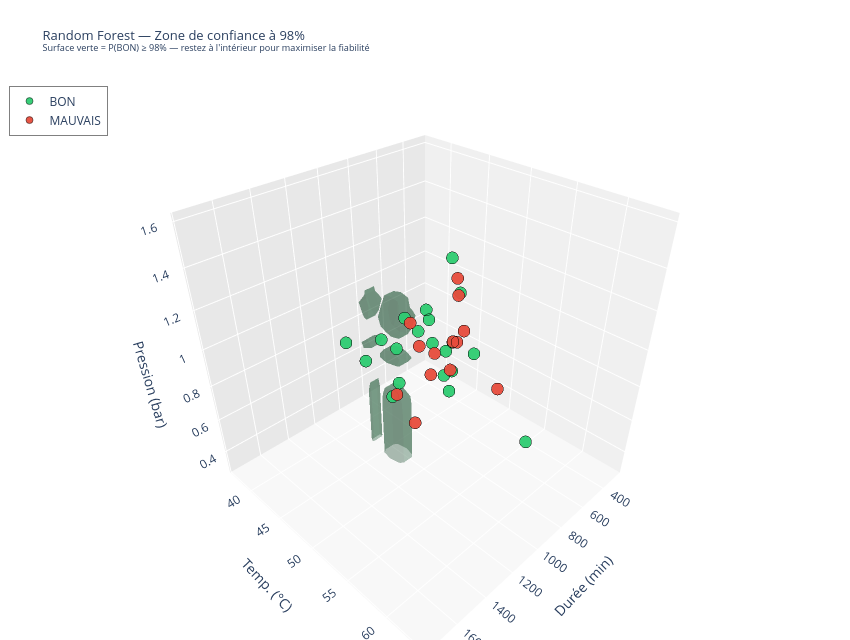

Notebook source saved alongside this figure:
### Markdown cell above
## 12b. Zone de validité 3D — Random Forest à 98% de confiance

Vue 3D interactive (rotation, zoom, hover) de la zone où P(BON) ≥ 98%.  
Restez **à l'intérieur** de la surface verte pour maximiser la fiabilité du produit.

### Code cell
import warnings
warnings.filterwarnings('ignore')

# rf_final, scaler, grid_scaled, grid_orig, X_raw, y, df déjà disponibles (sections précédentes)

Z_proba = rf_final.predict_proba(grid_scaled)[:, 1].reshape(xx0.shape)

fig_v = go.Figure()

# ── Isosurface à 98% de confiance ─────────────────────────────────────────────
fig_v.add_trace(go.Isosurface(
    x=grid_orig[:, 0].flatten(),
    y=grid_orig[:, 1].flatten(),
    z=grid_orig[:, 2].flatten(),
    value=Z_proba.flatten(),
    isomin=0.90, isomax=1,
    surface_count=1,
    colorscale=[[0, '#1a5632'], [1, '#1a5632']],
    showscale=False,
    opacity=0.35,
    name='Zone BON ≥ 98%',
    caps=dict(x_show=False, y_show=False, z_show=False),
))

# ── Points réels ──────────────────────────────────────────────────────────────
for label_val, label_name, color in [(1, 'BON', '#2ecc71'), (0, 'MAUVAIS', '#e74c3c')]:
    mask = y == label_val
    fig_v.add_trace(go.Scatter3d(
        x=X_raw[mask, 0], y=X_raw[mask, 1], z=X_raw[mask, 2],
        mode='markers', name=label_name,
        marker=dict(size=7, color=color, opacity=0.95, line=dict(color='black', width=0.5)),
        text=df.loc[mask, 'Lot'].astype(str),
        hovertemplate='<b>Lot %{text}</b><br>Durée: %{x:.0f} min<br>Temp: %{y:.2f} °C<br>Pression: %{z:.3f} bar<extra>%{fullData.name}</extra>',
    ))

fig_v.update_layout(
    title=dict(
        text='Random Forest — Zone de confiance à 98%<br>'
             '<sup>Surface verte = P(BON) ≥ 98% — restez à l\'intérieur pour maximiser la fiabilité</sup>',
        font=dict(size=13),
    ),
    scene=dict(
        xaxis_title='Durée (min)', yaxis_title='Temp. (°C)', zaxis_title='Pression (bar)',
        xaxis=dict(backgroundcolor='#f0f0f0'),
        yaxis=dict(backgroundcolor='#e8e8e8'),
        zaxis=dict(backgroundcolor='#f8f8f8'),
    ),
    legend=dict(x=0.01, y=0.99, bgcolor='rgba(255,255,255,0.8)', bordercolor='grey', borderwidth=1),
    width=850, height=640,
    margin=dict(l=0, r=0, t=80, b=0),
)
fig_v.show()

### Figure 1 — Plotly figure (JSON) as saved in the notebook; plotly's stock layout.template omitted (floating-point values rounded to 4 significant figures; data arrays with more than 128 entries replaced by an {"elided": "..."} marker saying what was removed)
{"data": [{"caps": {"x": {"show": false}, "y": {"show": false}, "z": {"show": false}}, "colorscale": [[0, "#1a5632"], [1, "#1a5632"]], "isomax": 1, "isomin": 0.9, "name": "Zone BON ≥ 98%", "opacity": 0.35, "showscale": false, "surface": {"count": 1}, "type": "isosurface", "value": {"elided": "15625 float values"}, "x": {"elided": "15625 float values"}, "y": {"elided": "15625 float values"}, "z": {"elided": "15625 float values"}}, {"hovertemplate": "<b>Lot %{text}</b><br>Durée: %{x:.0f} min<br>Temp: %{y:.2f} °C<br>Pression: %{z:.3f} bar<extra>%{fullData.name}</extra>", "marker": {"color": "#2ecc71", "line": {"color": "black", "width": 0.5}, "opacity": 0.95, "size": 7}, "mode": "markers", "name": "BON", "text": ["25060446", "25110702", "25200590", "26020520", "26130338", "26160263", "25020346", "25050370", "25050372", "25060444", "25060445", "25060447", "25110700", "25110701", "25110704", "25140527", "26040643", "26160264", "25190285", "25020345"], "type": "scatter3d", "x": [1472.0, 560.0, 1054.0, 741.0, 721.0, 1022.0, 1019.0, 725.0, 1114.0, 923.0, 775.0, 939.0, 755.0, 778.0, 641.0, 751.0, 715.0, 873.0, 1025.0, 709.8], "y": [49.69, 49.3, 42.77, 58.86, 49.75, 46.98, 46.68, 48.14, 47.82, 48.91, 43.2, 49.54, 49.49, 48.82, 47.67, 49.12, 48.52, 48.84, 44.67, 43.94], "z": [1.211, 0.76, 0.772, 0.575, 1.171, 0.734, 0.922, 0.818, 0.72, 1.14, 0.92, 1.109, 0.747, 0.714, 0.825, 0.613, 1.321, 0.942, 0.928, 0.833]}, {"hovertemplate": "<b>Lot %{text}</b><br>Durée: %{x:.0f} min<br>Temp: %{y:.2f} °C<br>Pression: %{z:.3f} bar<extra>%{fullData.name}</extra>", "marker": {"color": "#e74c3c", "line": {"color": "black", "width": 0.5}, "opacity": 0.95, "size": 7}, "mode": "markers", "name": "MAUVAIS", "text": ["25500396", "26030732", "26030731", "26020521", "25050371", "25110705", "25480433", "26040641", "26040642", "26160265", "25140526", "25050369", "26020519"], "type": "scatter3d", "x": [841.0, 893.0, 1185.0, 679.8, 668.0, 737.0, 885.0, 745.0, 669.0, 771.0, 912.0, 760.2, 1200.0], "y": [51.43, 49.01, 49.84, 54.25, 42.0, 49.6, 51.39, 49.91, 49.54, 49.8, 49.81, 45.01, 52.46], "z": [0.994, 0.776, 0.821, 0.729, 0.824, 1.247, 0.86, 1.169, 0.943, 0.931, 0.925, 0.789, 0.743]}], "layout": {"height": 640, "legend": {"bgcolor": "rgba(255,255,255,0.8)", "bordercolor": "grey", "borderwidth": 1, "x": 0.01, "y": 0.99}, "margin": {"b": 0, "l": 0, "r": 0, "t": 80}, "scene": {"xaxis": {"backgroundcolor": "#f0f0f0", "title": {"text": "Durée (min)"}}, "yaxis": {"backgroundcolor": "#e8e8e8", "title": {"text": "Temp. (°C)"}}, "zaxis": {"backgroundcolor": "#f8f8f8", "title": {"text": "Pression (bar)"}}}, "title": {"font": {"size": 13}, "text": "Random Forest — Zone de confiance à 98%<br><sup>Surface verte = P(BON) ≥ 98% — restez à l'intérieur pour maximiser la fiabilité</sup>"}, "width": 850}}
